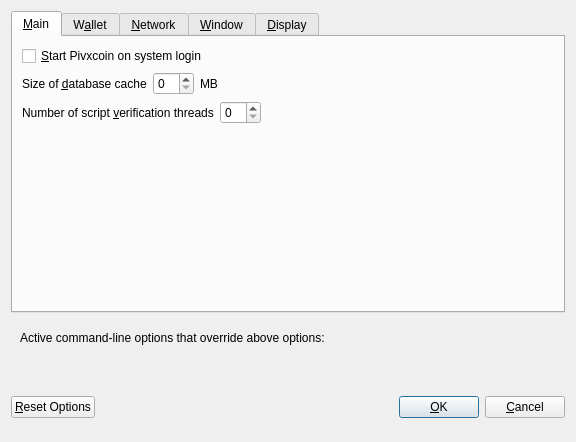
<?xml version="1.0" encoding="UTF-8"?>
<ui version="4.0">
 <class>OptionsDialog</class>
 <widget class="QDialog" name="OptionsDialog">
  <property name="geometry">
   <rect>
    <x>0</x>
    <y>0</y>
    <width>576</width>
    <height>442</height>
   </rect>
  </property>
  <property name="windowTitle">
   <string>Options</string>
  </property>
  <property name="modal">
   <bool>true</bool>
  </property>
  <layout class="QVBoxLayout" name="verticalLayout">
   <item>
    <widget class="QTabWidget" name="tabWidget">
     <property name="currentIndex">
      <number>0</number>
     </property>
     <widget class="QWidget" name="tabMain">
      <attribute name="title">
       <string>&amp;Main</string>
      </attribute>
      <layout class="QVBoxLayout" name="verticalLayout_Main">
       <item>
        <widget class="QCheckBox" name="bitcoinAtStartup">
         <property name="toolTip">
          <string>Automatically start Pivxcoin after logging in to the system.</string>
         </property>
         <property name="text">
          <string>&amp;Start Pivxcoin on system login</string>
         </property>
        </widget>
       </item>
       <item>
        <layout class="QHBoxLayout" name="horizontalLayout_2_Main">
         <item>
          <widget class="QLabel" name="databaseCacheLabel">
           <property name="text">
            <string>Size of &amp;database cache</string>
           </property>
           <property name="textFormat">
            <enum>Qt::PlainText</enum>
           </property>
           <property name="buddy">
            <cstring>databaseCache</cstring>
           </property>
          </widget>
         </item>
         <item>
          <widget class="QSpinBox" name="databaseCache"/>
         </item>
         <item>
          <widget class="QLabel" name="databaseCacheUnitLabel">
           <property name="text">
            <string>MB</string>
           </property>
           <property name="textFormat">
            <enum>Qt::PlainText</enum>
           </property>
          </widget>
         </item>
         <item>
          <spacer name="horizontalSpacer_2_Main">
           <property name="orientation">
            <enum>Qt::Horizontal</enum>
           </property>
           <property name="sizeHint" stdset="0">
            <size>
             <width>40</width>
             <height>20</height>
            </size>
           </property>
          </spacer>
         </item>
        </layout>
       </item>
       <item>
        <layout class="QHBoxLayout" name="horizontalLayout_3_Main">
         <item>
          <widget class="QLabel" name="threadsScriptVerifLabel">
           <property name="text">
            <string>Number of script &amp;verification threads</string>
           </property>
           <property name="textFormat">
            <enum>Qt::PlainText</enum>
           </property>
           <property name="buddy">
            <cstring>threadsScriptVerif</cstring>
           </property>
          </widget>
         </item>
         <item>
          <widget class="QSpinBox" name="threadsScriptVerif">
           <property name="toolTip">
            <string>(0 = auto, &lt;0 = leave that many cores free)</string>
           </property>
          </widget>
         </item>
         <item>
          <spacer name="horizontalSpacer_3_Main">
           <property name="orientation">
            <enum>Qt::Horizontal</enum>
           </property>
           <property name="sizeHint" stdset="0">
            <size>
             <width>40</width>
             <height>20</height>
            </size>
           </property>
          </spacer>
         </item>
        </layout>
       </item>
       <item>
        <spacer name="verticalSpacer_2">
         <property name="orientation">
          <enum>Qt::Vertical</enum>
         </property>
         <property name="sizeHint" stdset="0">
          <size>
           <width>20</width>
           <height>40</height>
          </size>
         </property>
        </spacer>
       </item>
      </layout>
     </widget>
     <widget class="QWidget" name="tabWallet">
      <attribute name="title">
       <string>W&amp;allet</string>
      </attribute>
      <layout class="QVBoxLayout" name="verticalLayout_Wallet">
       <item>
        <layout class="QHBoxLayout" name="horizontalLayout_2_Wallet">
         <item>
          <widget class="QLabel" name="labelStakeSplitThresholdText">
           <property name="text">
            <string>Stake split threshold:</string>
           </property>
          </widget>
         </item>
         <item>
          <widget class="QSpinBox" name="spinBoxStakeSplitThreshold">
           <property name="minimum">
            <number>1</number>
           </property>
           <property name="maximum">
            <number>999999</number>
           </property>
          </widget>
         </item>
        </layout>
       </item>
       <item>
        <widget class="QGroupBox" name="groupBox">
         <property name="title">
          <string>Expert</string>
         </property>
         <layout class="QVBoxLayout" name="verticalLayout_2">
          <item>
           <widget class="QCheckBox" name="coinControlFeatures">
            <property name="toolTip">
             <string>Whether to show coin control features or not.</string>
            </property>
            <property name="text">
             <string>Enable coin &amp;control features</string>
            </property>
           </widget>
          </item>
          <item>
           <widget class="QCheckBox" name="showMasternodesTab">
            <property name="toolTip">
             <string>Show additional tab listing all your masternodes in first sub-tab&lt;br/&gt;and all masternodes on the network in second sub-tab.</string>
            </property>
            <property name="text">
             <string>Show Masternodes Tab</string>
            </property>
           </widget>
          </item>
          <item>
           <widget class="QCheckBox" name="spendZeroConfChange">
            <property name="toolTip">
             <string>If you disable the spending of unconfirmed change, the change from a transaction&lt;br/&gt;cannot be used until that transaction has at least one confirmation.&lt;br/&gt;This also affects how your balance is computed.</string>
            </property>
            <property name="text">
             <string>&amp;Spend unconfirmed change</string>
            </property>
           </widget>
          </item>
         </layout>
        </widget>
       </item>
       <item>
        <spacer name="verticalSpacer_Wallet">
         <property name="orientation">
          <enum>Qt::Vertical</enum>
         </property>
         <property name="sizeHint" stdset="0">
          <size>
           <width>20</width>
           <height>40</height>
          </size>
         </property>
        </spacer>
       </item>
      </layout>
     </widget>
     <widget class="QWidget" name="tabNetwork">
      <attribute name="title">
       <string>&amp;Network</string>
      </attribute>
      <layout class="QVBoxLayout" name="verticalLayout_Network">
       <item>
        <widget class="QCheckBox" name="mapPortUpnp">
         <property name="toolTip">
          <string>Automatically open the Pivxcoin client port on the router. This only works when your router supports UPnP and it is enabled.</string>
         </property>
         <property name="text">
          <string>Map port using &amp;UPnP</string>
         </property>
        </widget>
       </item>
       <item>
        <widget class="QCheckBox" name="allowIncoming">
         <property name="toolTip">
          <string>Accept connections from outside</string>
         </property>
         <property name="text">
          <string>Allow incoming connections</string>
         </property>
        </widget>
       </item>
       <item>
        <widget class="QCheckBox" name="connectSocks">
         <property name="toolTip">
          <string>Connect to the Pivxcoin network through a SOCKS5 proxy.</string>
         </property>
         <property name="text">
          <string>&amp;Connect through SOCKS5 proxy (default proxy):</string>
         </property>
        </widget>
       </item>
       <item>
        <layout class="QHBoxLayout" name="horizontalLayout_1_Network">
         <item>
          <widget class="QLabel" name="proxyIpLabel">
           <property name="text">
            <string>Proxy &amp;IP:</string>
           </property>
           <property name="textFormat">
            <enum>Qt::PlainText</enum>
           </property>
           <property name="buddy">
            <cstring>proxyIp</cstring>
           </property>
          </widget>
         </item>
         <item>
          <widget class="QValidatedLineEdit" name="proxyIp">
           <property name="minimumSize">
            <size>
             <width>140</width>
             <height>0</height>
            </size>
           </property>
           <property name="maximumSize">
            <size>
             <width>140</width>
             <height>16777215</height>
            </size>
           </property>
           <property name="toolTip">
            <string>IP address of the proxy (e.g. IPv4: 127.0.0.1 / IPv6: ::1)</string>
           </property>
          </widget>
         </item>
         <item>
          <widget class="QLabel" name="proxyPortLabel">
           <property name="text">
            <string>&amp;Port:</string>
           </property>
           <property name="textFormat">
            <enum>Qt::PlainText</enum>
           </property>
           <property name="buddy">
            <cstring>proxyPort</cstring>
           </property>
          </widget>
         </item>
         <item>
          <widget class="QLineEdit" name="proxyPort">
           <property name="minimumSize">
            <size>
             <width>55</width>
             <height>0</height>
            </size>
           </property>
           <property name="maximumSize">
            <size>
             <width>55</width>
             <height>16777215</height>
            </size>
           </property>
           <property name="toolTip">
            <string>Port of the proxy (e.g. 9050)</string>
           </property>
          </widget>
         </item>
         <item>
          <spacer name="horizontalSpacer_1_Network">
           <property name="orientation">
            <enum>Qt::Horizontal</enum>
           </property>
           <property name="sizeHint" stdset="0">
            <size>
             <width>40</width>
             <height>20</height>
            </size>
           </property>
          </spacer>
         </item>
        </layout>
       </item>
       <item>
        <spacer name="verticalSpacer_Network">
         <property name="orientation">
          <enum>Qt::Vertical</enum>
         </property>
         <property name="sizeHint" stdset="0">
          <size>
           <width>20</width>
           <height>40</height>
          </size>
         </property>
        </spacer>
       </item>
      </layout>
     </widget>
     <widget class="QWidget" name="tabWindow">
      <attribute name="title">
       <string>&amp;Window</string>
      </attribute>
      <layout class="QVBoxLayout" name="verticalLayout_Window">
       <item>
        <widget class="QCheckBox" name="minimizeToTray">
         <property name="toolTip">
          <string>Show only a tray icon after minimizing the window.</string>
         </property>
         <property name="text">
          <string>&amp;Minimize to the tray instead of the taskbar</string>
         </property>
        </widget>
       </item>
       <item>
        <widget class="QCheckBox" name="minimizeOnClose">
         <property name="toolTip">
          <string>Minimize instead of exit the application when the window is closed. When this option is enabled, the application will be closed only after selecting Quit in the menu.</string>
         </property>
         <property name="text">
          <string>M&amp;inimize on close</string>
         </property>
        </widget>
       </item>
       <item>
        <spacer name="verticalSpacer_Window">
         <property name="orientation">
          <enum>Qt::Vertical</enum>
         </property>
         <property name="sizeHint" stdset="0">
          <size>
           <width>20</width>
           <height>40</height>
          </size>
         </property>
        </spacer>
       </item>
      </layout>
     </widget>
     <widget class="QWidget" name="tabDisplay">
      <attribute name="title">
       <string>&amp;Display</string>
      </attribute>
      <layout class="QVBoxLayout" name="verticalLayout_Display">
       <item>
        <layout class="QHBoxLayout" name="horizontalLayout_1_Display">
         <item>
          <widget class="QLabel" name="langLabel">
           <property name="text">
            <string>User Interface &amp;language:</string>
           </property>
           <property name="textFormat">
            <enum>Qt::PlainText</enum>
           </property>
           <property name="buddy">
            <cstring>lang</cstring>
           </property>
          </widget>
         </item>
         <item>
          <widget class="QValueComboBox" name="lang">
           <property name="toolTip">
            <string>The user interface language can be set here. This setting will take effect after restarting Pivxcoin.</string>
           </property>
          </widget>
         </item>
        </layout>
       </item>
       <item>
        <widget class="Line" name="line">
         <property name="orientation">
          <enum>Qt::Horizontal</enum>
         </property>
        </widget>
       </item>
       <item>
        <layout class="QHBoxLayout" name="horizontalLayout_2_Display">
         <item>
          <widget class="QLabel" name="unitLabel">
           <property name="text">
            <string>&amp;Unit to show amounts in:</string>
           </property>
           <property name="textFormat">
            <enum>Qt::PlainText</enum>
           </property>
           <property name="buddy">
            <cstring>unit</cstring>
           </property>
          </widget>
         </item>
         <item>
          <widget class="QValueComboBox" name="unit">
           <property name="toolTip">
            <string>Choose the default subdivision unit to show in the interface and when sending coins.</string>
           </property>
          </widget>
         </item>
        </layout>
       </item>
       <item>
        <layout class="QHBoxLayout" name="horizontalLayout_5_Display">
         <item>
          <widget class="QLabel" name="digitsLabel">
           <property name="text">
            <string>Decimal digits</string>
           </property>
          </widget>
         </item>
         <item>
          <widget class="QValueComboBox" name="digits"/>
         </item>
        </layout>
       </item>
       <item>
        <layout class="QHBoxLayout" name="horizontalLayout_3_Display">
         <item>
          <widget class="QLabel" name="thirdPartyTxUrlsLabel">
           <property name="toolTip">
            <string>Third party URLs (e.g. a block explorer) that appear in the transactions tab as context menu items. %s in the URL is replaced by transaction hash. Multiple URLs are separated by vertical bar |.</string>
           </property>
           <property name="text">
            <string>Third party transaction URLs</string>
           </property>
           <property name="buddy">
            <cstring>thirdPartyTxUrls</cstring>
           </property>
          </widget>
         </item>
         <item>
          <widget class="QLineEdit" name="thirdPartyTxUrls">
           <property name="toolTip">
            <string>Third party URLs (e.g. a block explorer) that appear in the transactions tab as context menu items. %s in the URL is replaced by transaction hash. Multiple URLs are separated by vertical bar |.</string>
           </property>
          </widget>
         </item>
        </layout>
       </item>
       <item>
        <spacer name="verticalSpacer">
         <property name="orientation">
          <enum>Qt::Vertical</enum>
         </property>
         <property name="sizeHint" stdset="0">
          <size>
           <width>20</width>
           <height>40</height>
          </size>
         </property>
        </spacer>
       </item>
      </layout>
     </widget>
    </widget>
   </item>
   <item>
    <widget class="QFrame" name="frame">
     <layout class="QVBoxLayout" name="verticalLayout_Bottom">
      <item>
       <layout class="QHBoxLayout" name="horizontalLayout_Bottom">
        <item>
         <widget class="QLabel" name="overriddenByCommandLineInfoLabel">
          <property name="text">
           <string>Active command-line options that override above options:</string>
          </property>
          <property name="textFormat">
           <enum>Qt::PlainText</enum>
          </property>
         </widget>
        </item>
        <item>
         <spacer name="horizontalSpacer_Bottom">
          <property name="orientation">
           <enum>Qt::Horizontal</enum>
          </property>
          <property name="sizeHint" stdset="0">
           <size>
            <width>40</width>
            <height>20</height>
           </size>
          </property>
         </spacer>
        </item>
       </layout>
      </item>
      <item>
       <widget class="QLabel" name="overriddenByCommandLineLabel">
        <property name="text">
         <string/>
        </property>
        <property name="textFormat">
         <enum>Qt::PlainText</enum>
        </property>
        <property name="wordWrap">
         <bool>true</bool>
        </property>
       </widget>
      </item>
     </layout>
    </widget>
   </item>
   <item>
    <layout class="QHBoxLayout" name="horizontalLayout_Buttons">
     <item>
      <widget class="QPushButton" name="resetButton">
       <property name="toolTip">
        <string>Reset all client options to default.</string>
       </property>
       <property name="text">
        <string>&amp;Reset Options</string>
       </property>
       <property name="autoDefault">
        <bool>false</bool>
       </property>
      </widget>
     </item>
     <item>
      <spacer name="horizontalSpacer_1">
       <property name="orientation">
        <enum>Qt::Horizontal</enum>
       </property>
       <property name="sizeHint" stdset="0">
        <size>
         <width>40</width>
         <height>48</height>
        </size>
       </property>
      </spacer>
     </item>
     <item>
      <widget class="QLabel" name="statusLabel">
       <property name="minimumSize">
        <size>
         <width>200</width>
         <height>0</height>
        </size>
       </property>
       <property name="font">
        <font>
         <weight>75</weight>
         <bold>true</bold>
        </font>
       </property>
       <property name="text">
        <string/>
       </property>
       <property name="textFormat">
        <enum>Qt::PlainText</enum>
       </property>
       <property name="wordWrap">
        <bool>true</bool>
       </property>
      </widget>
     </item>
     <item>
      <spacer name="horizontalSpacer_2">
       <property name="orientation">
        <enum>Qt::Horizontal</enum>
       </property>
       <property name="sizeHint" stdset="0">
        <size>
         <width>40</width>
         <height>48</height>
        </size>
       </property>
      </spacer>
     </item>
     <item>
      <widget class="QPushButton" name="okButton">
       <property name="text">
        <string>&amp;OK</string>
       </property>
       <property name="autoDefault">
        <bool>false</bool>
       </property>
       <property name="default">
        <bool>true</bool>
       </property>
      </widget>
     </item>
     <item>
      <widget class="QPushButton" name="cancelButton">
       <property name="text">
        <string>&amp;Cancel</string>
       </property>
       <property name="autoDefault">
        <bool>false</bool>
       </property>
      </widget>
     </item>
    </layout>
   </item>
  </layout>
 </widget>
 <customwidgets>
  <customwidget>
   <class>QValidatedLineEdit</class>
   <extends>QLineEdit</extends>
   <header>qvalidatedlineedit.h</header>
  </customwidget>
  <customwidget>
   <class>QValueComboBox</class>
   <extends>QComboBox</extends>
   <header>qvaluecombobox.h</header>
  </customwidget>
 </customwidgets>
 <resources/>
 <connections/>
</ui>
